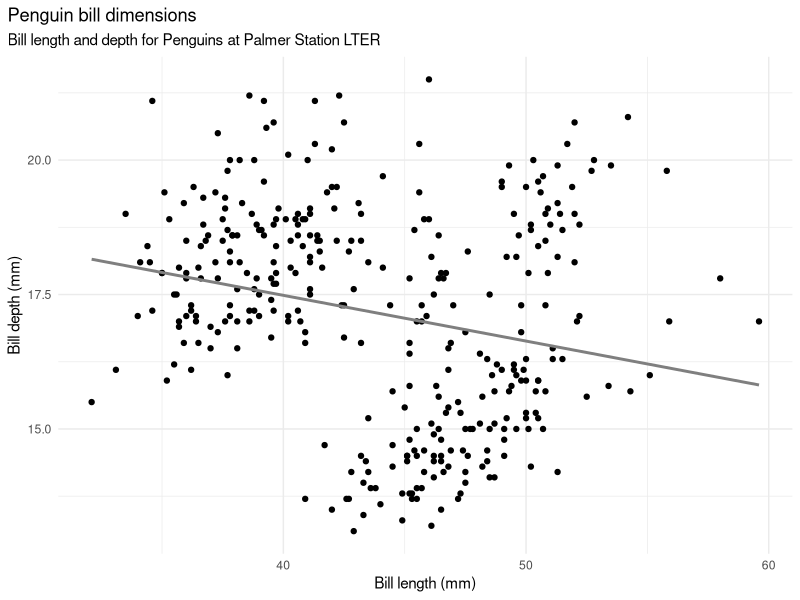
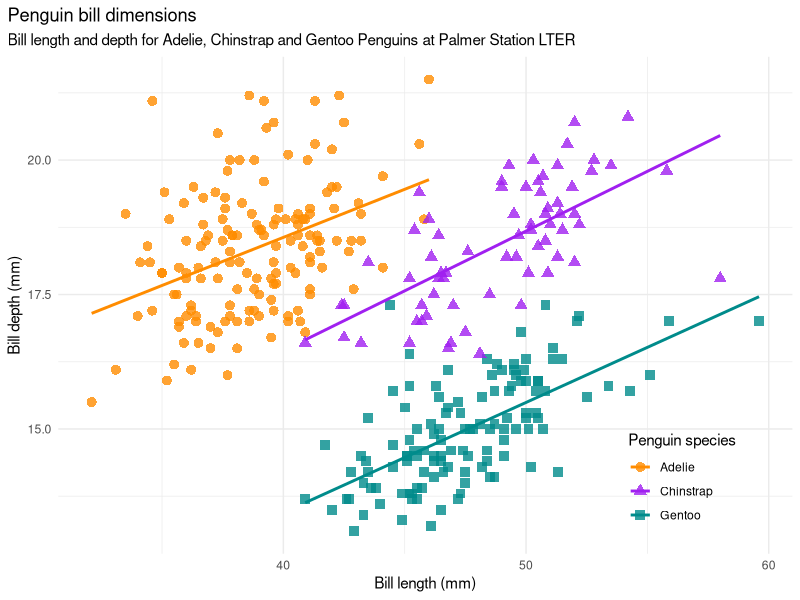

R code for these plots, in order:
## ---- chunk 1
#| message: false
library(palmerpenguins)
library(tidyverse)
## ---- chunk 2
penguins
## ---- chunk 3
count(penguins, species)
## ---- chunk 4
count(penguins, species, island, .drop = FALSE)
## ---- chunk 5
penguins |>
  filter(sex == "female",
         species == "Gentoo") |>
  slice_max(body_mass_g, n = 5) |>
  select(contains("bill"))
  
## ---- chunk 6
penguins |>
  group_by(species) |>
  summarise(mean_bill_length = mean(bill_length_mm, na.rm = TRUE))
## ---- chunk 7
#| label: bill-no-species
#| fig-show: hide
ggplot(data = penguins,
       aes(x = bill_length_mm,
           y = bill_depth_mm)) +
  geom_point() +
  geom_smooth(method = "lm", se = FALSE, color = "gray50") +
  labs(title = "Penguin bill dimensions",
       subtitle = "Bill length and depth for Penguins at Palmer Station LTER",
       x = "Bill length (mm)",
       y = "Bill depth (mm)") +
  theme_minimal() + 
  theme(plot.title.position = "plot")
## ---- chunk 8
#| label: bill-species
#| fig-show: hide
ggplot(data = penguins,
       aes(x = bill_length_mm,
           y = bill_depth_mm,
           group = species)) +
  geom_point(aes(color = species, 
                 shape = species),
             size = 3,
             alpha = 0.8) +
  geom_smooth(method = "lm", se = FALSE, aes(color = species)) +
  scale_color_manual(values = c("darkorange","purple","cyan4")) +
  labs(title = "Penguin bill dimensions",
       subtitle = "Bill length and depth for Adelie, Chinstrap and Gentoo Penguins at Palmer Station LTER",
       x = "Bill length (mm)",
       y = "Bill depth (mm)",
       color = "Penguin species",
       shape = "Penguin species") +
  theme_minimal() +
  theme(legend.position = c(0.85, 0.15),
        plot.title.position = "plot")
